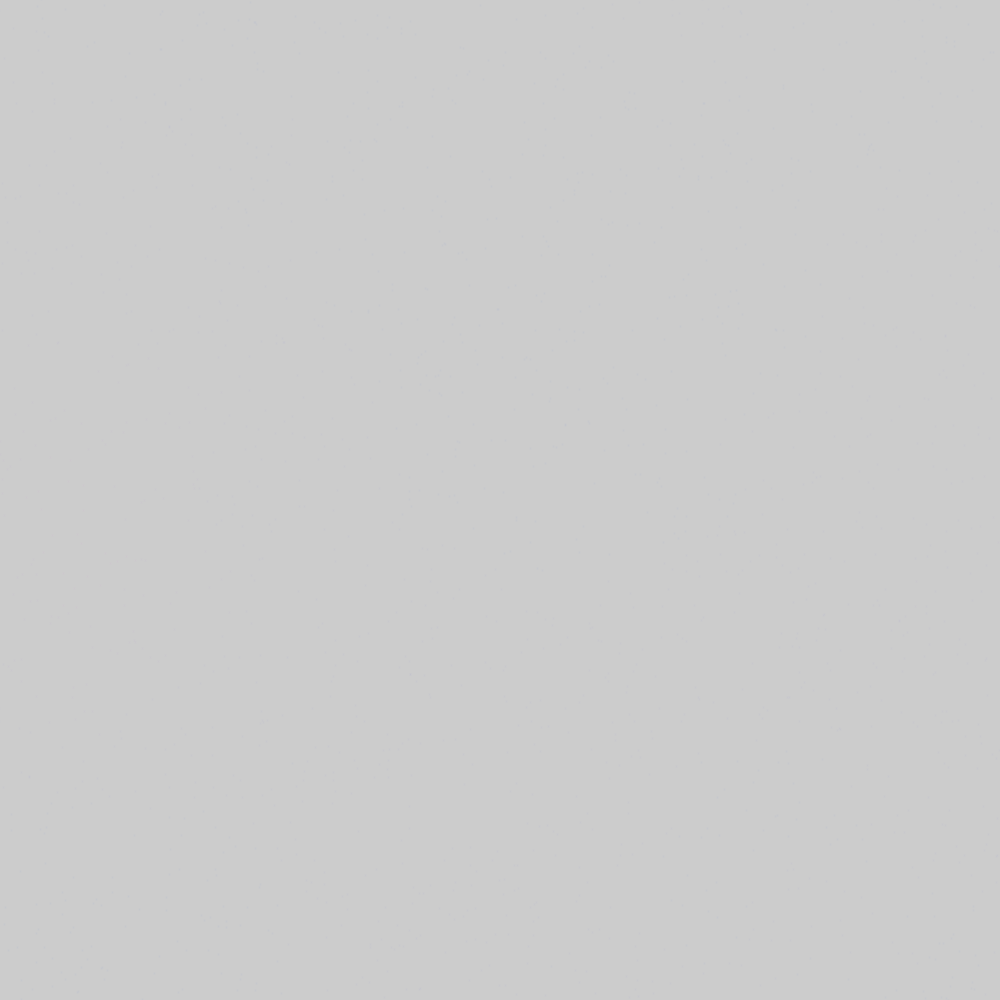
Frame 1 (no input)
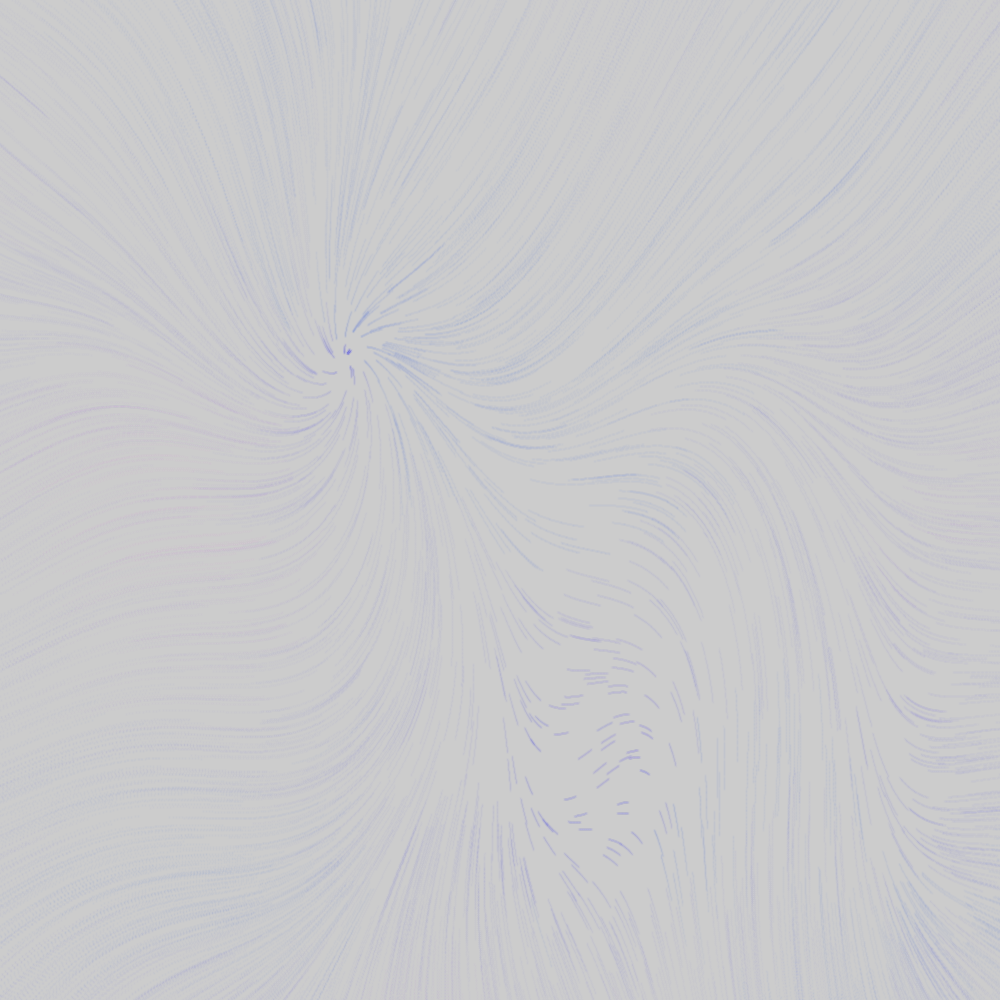
Frame 60 (the mouse pressed at the canvas centre just before this capture)
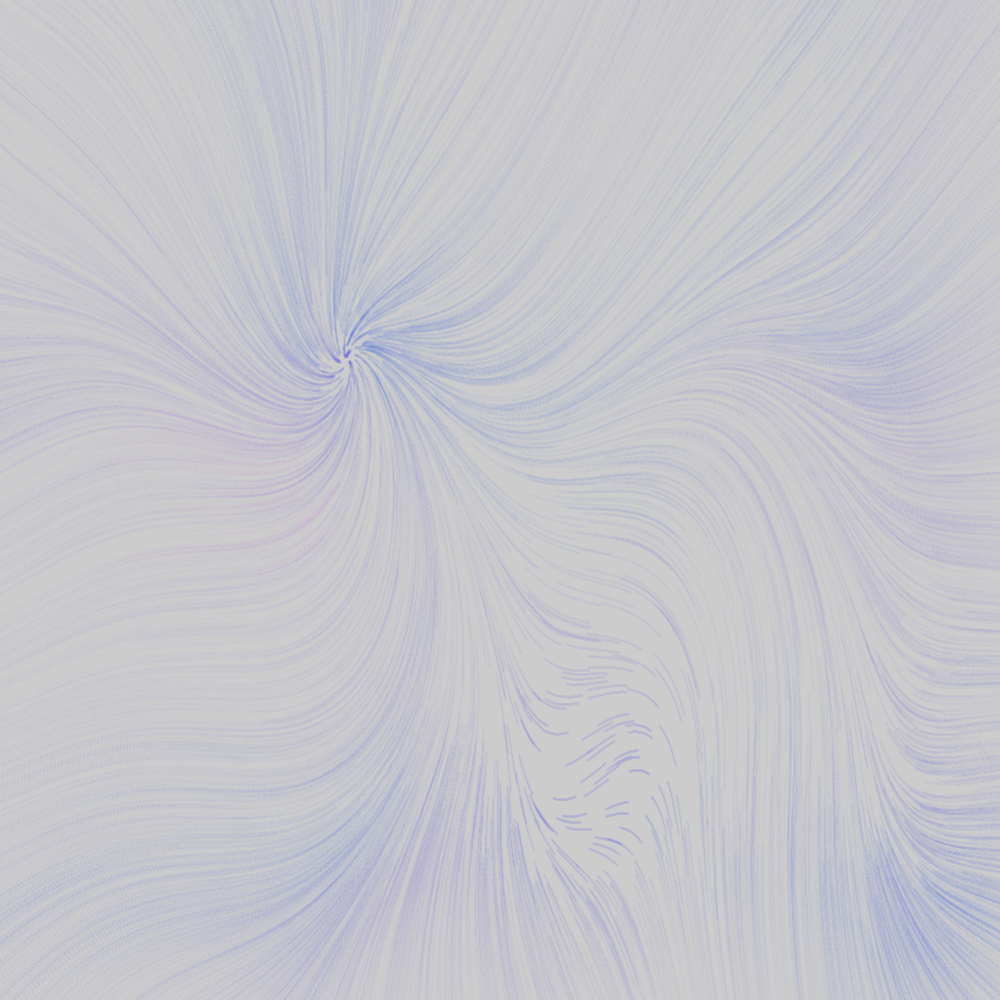
Frame 120 (the mouse held since frame 60 and released just before this capture)

The Processing sketch that drew these frames (run headless with seeded random() and noise(); from frame 60 on, the mouse is pressed at the canvas centre):

// Processing sketch: h
// ── h.pde
float x1,x2,y1,y2;
float A,B,C,D;
int cstate;

ArrayList<Particle> particles;

class Particle{
  PVector pos;
   color c;
  
  Particle(float x, float y, color c_){
  pos = new PVector(x, y);
  c = c_;
  }
}

void setup(){
  size(1000,1000);
  cstate = 0;
  float sq = 5;
  x1 = -2;
  x2 = 2;
  y1 = -2;
  y2 = 2;
  
  if (sq != 0){
    x1 = y1= -sq;
    x2 = y2 = sq;
  }
  particles = new ArrayList<Particle>();
  init();
}

void draw(){
  strokeWeight(2);
  float a = A;
  float b = B;
  float c = C;
  float d = D;
  float e = .005;
  for (int i=0;i<1;i++){
  for (Particle p:particles){
    //a = c = sin(p.x);
    //b = d = 1.;
    stroke(p.c);
    float x = p.pos.x;
    float y = p.pos.y;
    float xx = sin(a*y)-cos(b*x);
    float yy = sin(c*x)-cos(d*y);
    x = lerp(x,xx,e) ;
    y = lerp(y,yy, e);
    p.pos.x = x;
    p.pos.y = y;
    xx = map(x, x1+2, x2-2, 0, width);
    yy = map(y, y1+2, y2-2, 0, height);
    point(xx,yy);
  }}
}


void init(){
  
  
  A = random(-3,3);
  B = random(-3,3);
  C = random(-3,3);
  D = random(-3,3);
  /*A = 1.641;
  B = 1.902;
  C = 0.316;
  D = 1.525;
  
  A = 1.4;
  B = -2.3;
  C = 2.4;
  D = -2.1;
  */
  particles.clear();
  float n = 5000;
  float ccc = (cstate==0)?0:255;
  stroke(ccc, 100);
  //background(200);
  for (int i = 0; i < n; i++){
    float x = random(x1,x2);
    float y = random(y1,y2);
    float res = 4;
    float vv = noise((x-x1)/(x2-x1)*res, res*(y-y1)/(y2-y1));
    color c = color(vv*255, 100, 200, 10);
    particles.add(new Particle(x,y, c));
  }
    //color c = color(0);
    //particles.set(0, new Particle(random(x1,x2) ,random(y1,y2), c));
}

void keyPressed(){
  if (keyCode == 32){
    cstate = (cstate+1)%2;
    init();
}
  
}
